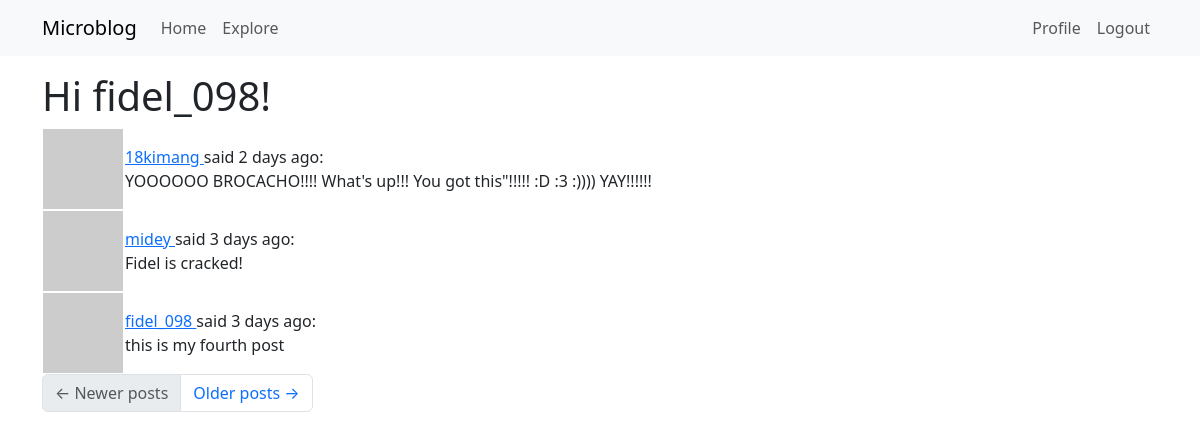
The page /explore (signed in) on the database its author committed.
### app/models.py (models this page shows, shortened)
class User(UserMixin, db.Model):
    id: so.Mapped[int] = so.mapped_column(primary_key=True)
    username: so.Mapped[str] = so.mapped_column(sa.String(64), index=True, unique=True)
    email: so.Mapped[str] = so.mapped_column(sa.String(120), index=True, unique=True)
    password_hash: so.Mapped[Optional[str]] = so.mapped_column(sa.String(256))
    posts: so.WriteOnlyMapped['Post'] = so.relationship(back_populates='author')
    about_me: so.Mapped[Optional[str]] = so.mapped_column(sa.String(140))
    last_seen: so.Mapped[Optional[datetime]] = so.mapped_column(default=lambda:
                                datetime.now(timezone.utc))
    def avatar(self, size):
        digest = md5(self.email.lower().encode('utf-8')).hexdigest()
        return f'https://www.gravatar.com/avatar/{digest}?d=identicon&s={size}'
    following: so.WriteOnlyMapped['User'] = so.relationship(
        secondary=followers,
        primaryjoin=(followers.c.follower_id == id),
        secondaryjoin=(followers.c.followed_id == id),
        back_populates='followers')
    followers: so.WriteOnlyMapped['User'] = so.relationship(
        secondary=followers, primaryjoin=(followers.c.followed_id == id),
        secondaryjoin=(followers.c.follower_id == id),
        back_populates='following')

class Post(db.Model):
    id: so.Mapped[int] = so.mapped_column(primary_key=True)
    body: so.Mapped[str] = so.mapped_column(sa.String(140))
    timestamp: so.Mapped[datetime] = so.mapped_column(index=True, default=lambda : datetime.now(timezone.utc))
    user_id: so.Mapped[int] = so.mapped_column(sa.ForeignKey(User.id), index=True)
    author: so.Mapped[User] = so.relationship(back_populates='posts')

### app/routes.py (the view)
@app.route('/explore')
@login_required
def explore():
    page = request.args.get('page', 1, type=int)
    query = sa.select(Post).order_by(Post.timestamp.desc())
    posts = db.paginate(query, page=page, per_page=app.config['POSTS_PER_PAGE'], error_out=False)
    next_url=None
    prev_url=None
    if posts.has_next:
        next_url = url_for('explore', page=posts.next_num)
    else:
        None
    if posts.has_prev:
        prev_url = url_for('explore', page=posts.prev_num)
    else:
        None
    return render_template('index.html', title='Explore',next_url=next_url, prev_url=prev_url, posts=posts.items)

### app/models.py (called while the page is built)
@login.user_loader
def load_user(id):
    return db.session.get(User, int(id))

### app/routes.py (called while the page is built)
@app.before_request
def before_request():
    if current_user.is_authenticated:
        current_user.last_seen = datetime.now(timezone.utc)
        db.session.commit()

### app/templates/index.html (shortened to what this page needs)
{% extends "base.html" %}
{% import "bootstrap_wtf.html" as wtf %}
{% block content %}
    <h1>Hi {{ current_user.username }}!</h1>
    {% for post in posts %}
        {% include '_post.html' %}
    {% endfor %}
    <nav aria-label="Post navigation">
        <ul class="pagination">
            <li class="page-item{% if not prev_url %} disabled{% endif %}">
                <a class="page-link" href="{{ prev_url }}">
                    <span aria-hidden="true">&larr;</span> Newer posts
                </a>
            </li>
            <li class="page-item{% if not next_url %} disabled{% endif %}">
                <a class="page-link" href="{{ next_url }}">
                    Older posts <span aria-hidden="true">&rarr;</span>
                </a>
            </li>
        </ul>
    </nav>
{% endblock %}

### app/templates/_post.html
<table class=""table table-hover>
    <tr>
        <td width="70px">
            <a href="{{ url_for('user', username=post.author.username) }}">
            <img src="{{ post.author.avatar(36) }}">
            </a>
        </td>
        <td>
            <a href="{{ url_for('user', username=post.author.username) }}">
                {{ post.author.username }}
            </a>
            said {{ moment(post.timestamp).fromNow() }}:
            <br>
            {{ post.body }}
        </td>
    </tr>
</table>

### rows shown on the page
User: username "fidel_098"
Post: author.username "18kimang", timestamp "2 days ago", body "YOOOOOO BROCACHO!!!! What's up!!! You got this\"!!!!! :D :3 :)))) YAY!!!!!!"
Post: author.username "midey", timestamp "3 days ago", body "Fidel is cracked!"
Post: author.username "fidel_098", timestamp "3 days ago", body "this is my fourth post"
